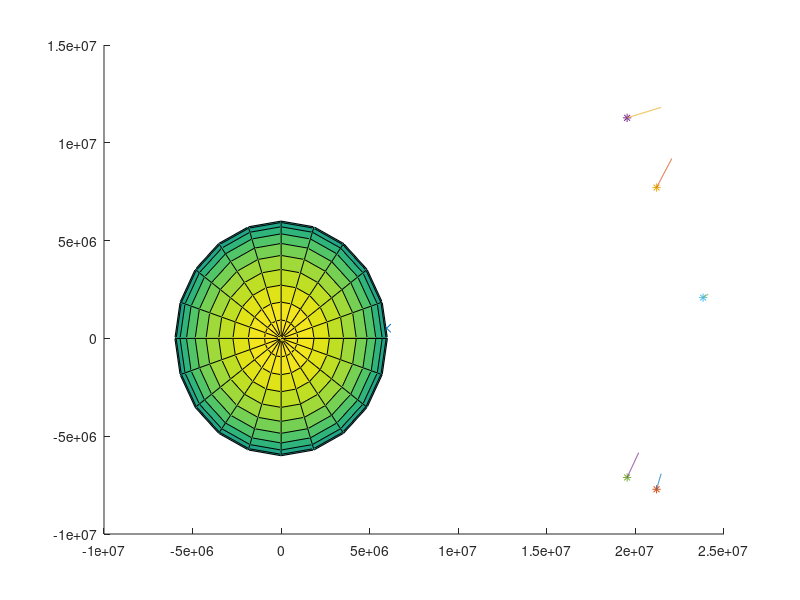
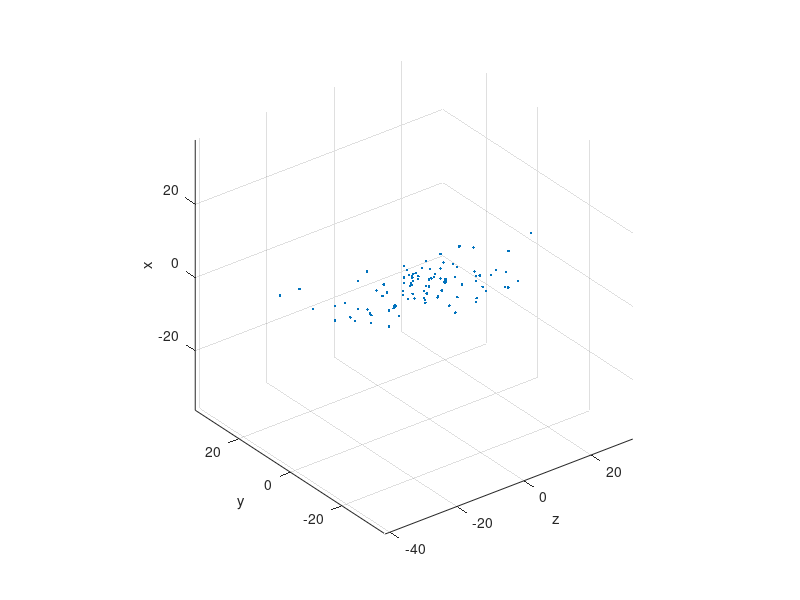

MATLAB code for these plots, in order:
clc; clear all;%close all
sats = [1 2 3 4 5];

%Rows: Time Cols: Sat#

R_sat = 24e6; %Km
R_earth = 6e6; %Km

bias = 5e6;


points = 100;
xs = zeros(points,length(sats));
ys = zeros(points,length(sats));
zs = zeros(points,length(sats));
bs = zeros(points,length(sats));
rs = zeros(points,length(sats));

degTorad = pi/180;
[xr,yr,zr] = sph2cart(5*degTorad,5*degTorad,R_earth);
receiver_position = [xr,yr,zr];

initial_azimuth = [-20,20,30,-20,5];
initial_elevation = [20,20,-20,-30,5];

initial_azimuth = initial_azimuth.*degTorad;
initial_elevation = initial_elevation.*degTorad;


%initialize sat positions
figure
hold on
[x y z] = sphere;
surf(x*R_earth,y*R_earth,z*R_earth)
scatter3(xr,yr,zr,'x')
for i = 1:length(sats) 
    [x,y,z] = sph2cart(initial_azimuth(i), initial_elevation(i),R_sat);
    xs(1,i) = x;
    ys(1,i) = y;
    zs(1,i) = z;
    rs(1,i) = norm([x-xr,y-yr,z-zr]);
    
    vel = rand(1,3) * 20e3;
    scatter3(x,y,z,'*')
    for t = 2:points
        xs(t,i) = xs(t-1,i) + vel(1);
        ys(t,i) = ys(t-1,i) + vel(2);
        zs(t,i) = zs(t-1,i) + vel(3);
        %scatter3(xs(t,i),ys(t,i),zs(t,i),'*')
        rs(t,i) = 3 * randn + norm([xs(t,i)-xr,ys(t,i)-yr,zs(t,i)-zr]) + 1*bias;
    end
    plot3(xs(:,i),ys(:,i),zs(:,i))
end

threshold = 1e-4;
count_max = 100;




for k = 1:points   
    %Gauss-Newton Iterations
    if k == 1
        xs_vec_all = [];
        range_all = [];
        for i = 1:length(sats)
          xs_vec_all =  [xs_vec_all, [xs(k,i);ys(k,i);zs(k,i)]];
          range_all(i, 1) = rs(k,i);
        end
        r = mean(xs_vec_all, 2);
        r = R_earth*r/norm(r);
        d_all = sqrt(sum((xs_vec_all - r*ones(1, size(xs_vec_all, 2))).^2))';
        dt_all = mean(range_all - d_all);
        r = [r; dt_all];
    end  
    err = Inf;
    count = 1;
    while (err>threshold && count<count_max)
        %Get Jacobian at ex
        ex_vec = r(1:3);    
        cdt = r(4);
        H_k = zeros(length(sats),4);
        h_k = zeros(length(sats),1);
        range_k = zeros(length(sats),1);
        for i = 1:length(sats)
            xs_vec = [xs(k,i);ys(k,i);zs(k,i)];        
            H_k(i,:) = [(ex_vec - xs_vec)'./norm(ex_vec-xs_vec) , 1 ];
            h_k(i,:) = norm(ex_vec - xs_vec) + cdt;
            range_k(i) = rs(k,i);
        end

        deltax = (H_k'*H_k)\H_k'*(range_k-h_k);
        r = r + deltax;
        err = norm(deltax);
        count = count + 1;
    end
    count
    output(k,1:3) = r(1:3)';
end

Error = output - receiver_position;
figure
scatter3(Error(:,1), Error(:,2), Error(:,3),'.')
xlabel('z');
ylabel('y');
zlabel('x');
axis equal
%plot(Error)
%ylim([-1,1])
